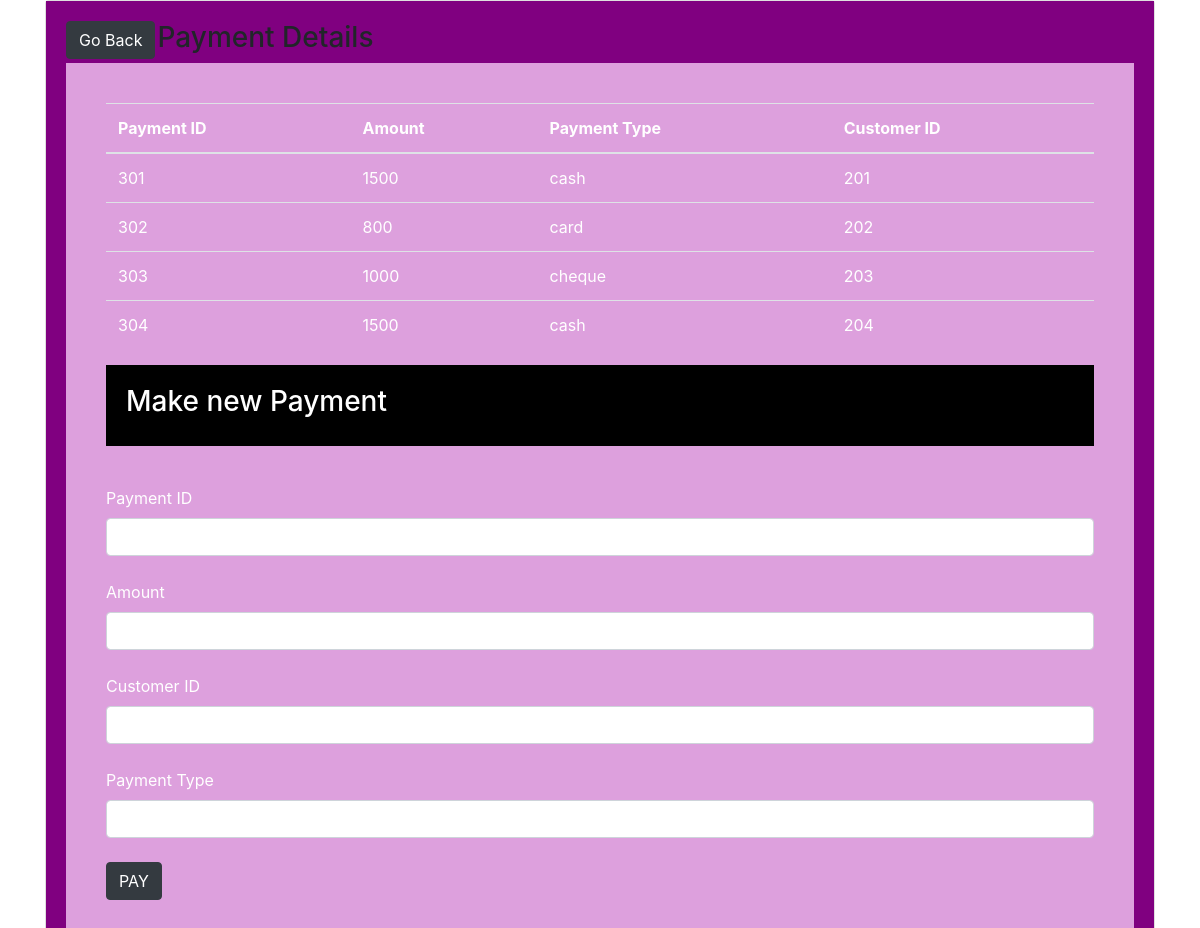
The app's page /payment.php, older data.
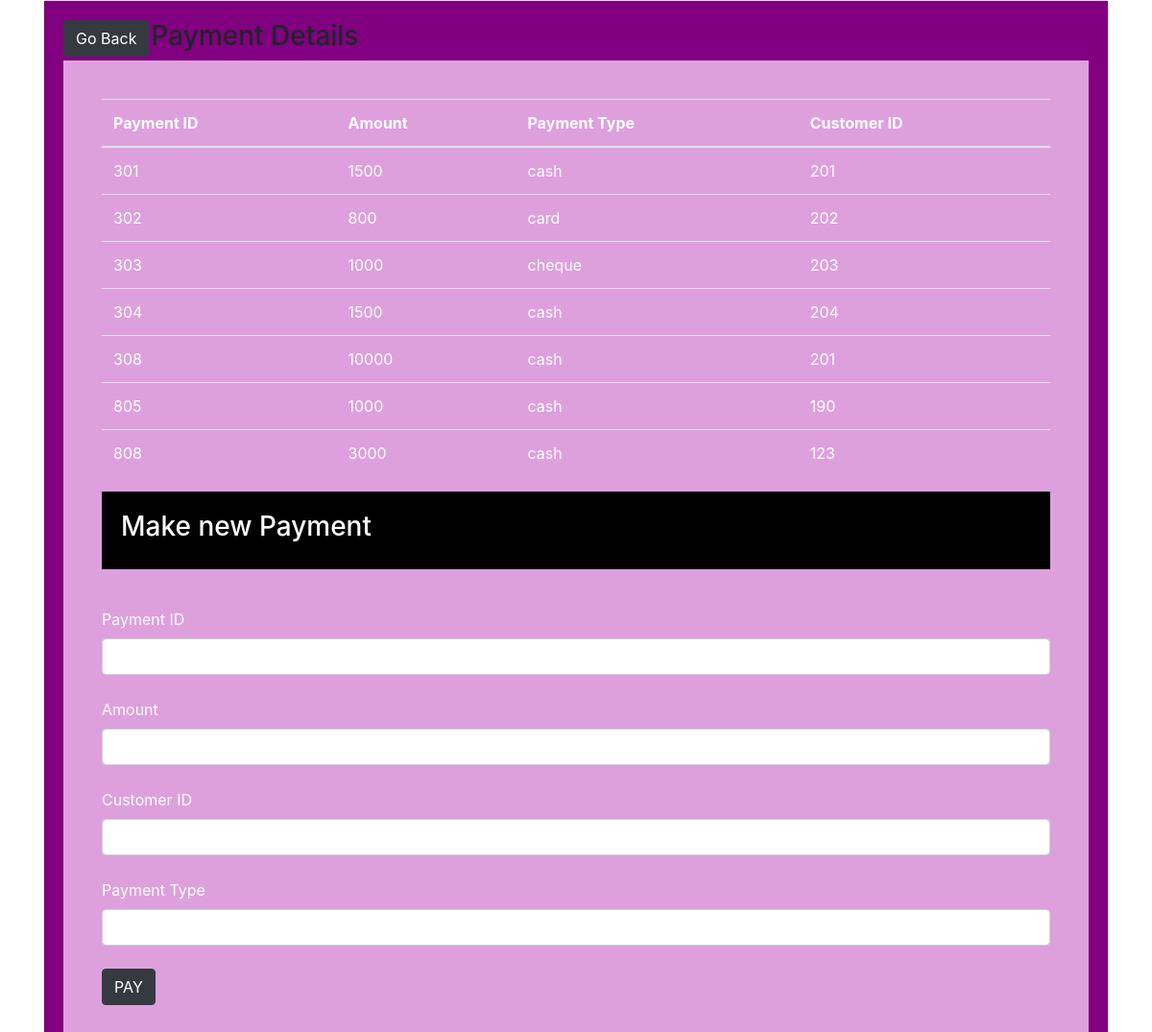
The same page, newer data.
### tables this page shows
CREATE TABLE `payment` (
  `Payment_id` int(10) NOT NULL,
  `Amount` int(20) NOT NULL,
  `customer_id` varchar(20) NOT NULL,
  `payment_type` varchar(20) NOT NULL
);

### func.php (the view, shortened to what this page needs)
<?php
$con=mysqli_connect("localhost","root","","loginsystem");
function get_payment(){
    global $con;
    $query="select * from Payment";
    $result=mysqli_query($con,$query);
    while($row=mysqli_fetch_array($result)){
        $Payment_id=$row ['Payment_id'];
        $Amount=$row['Amount'];
        $payment_type=$row['payment_type'];
        $customer_id=$row['customer_id'];
        echo"<tr>
        <td>$Payment_id</td>
        <td>$Amount</td>
        <td>$payment_type</td>
        <td>$customer_id</td>
        </tr>";
    }
}
?>

### payment.php (shortened to what this page needs)
<!DOCTYPE html>
<?php include("func.php");?>
<html>
<head>
	 <link rel="stylesheet" href="https://maxcdn.bootstrapcdn.com/bootstrap/4.0.0-beta/css/bootstrap.min.css">
</head>
<body style="background-image: url('gym3.jpg')">
 <div class="container">
<div class="card">
     <div class="card-body" style="background-color:purple;">
         <div class="row">
             <div class="col-md-1">
    <a href="admin-panel.php" class="btn btn-dark ">Go Back</a>
             </div>
             <div class="col-md-3"><h3>Payment Details</h3></div>
             <div class="col-md-8">
                 </div></div></div>
     <div class="card-body" style="background-color:plum;color:#ffffff;">
         <div class="card-body">
    <table class="table table-hover">
        <thead>
     <tr>
            <th>Payment ID </th>
            <th>Amount</th>
            <th>Payment Type</th>
            <th>Customer ID</th>
        </tr>
        </thead>
        <tbody>
          <?php get_payment(); ?>
        </tbody>
    </table>
    <div class="card-body" style="background-color:black;color:FFFFFF;">
                <h3>Make new Payment</h3>
                </div>
                <div class="card-body"></div>
                <form class="form-group" action="func.php" method="post">
                <label>Payment ID</label>
<input type="text" name="Payment_id" class="form-control"><br>
                    <label>Amount</label>
                    <input type="text" name="Amount" class="form-control"><br>
                    <label>Customer ID</label>
                    <input type="text" name="customer_id" class="form-control"><br>
                    <label>Payment Type</label>
<input type="text" name="payment_type" class="form-control"><br>
<input type="submit" class="btn btn-dark" name="pay_submit" value="PAY">
     </div>
    </div>
    </div>
    </div>
    </body>
</html>

Row changes from the older to the newer data that the page shows:
added payment: Payment_id "308", Amount "10000", payment_type "cash", customer "201"
added payment: Payment_id "805", Amount "1000", payment_type "cash", customer "190"
added payment: Payment_id "808", Amount "3000", payment_type "cash", customer "123"
